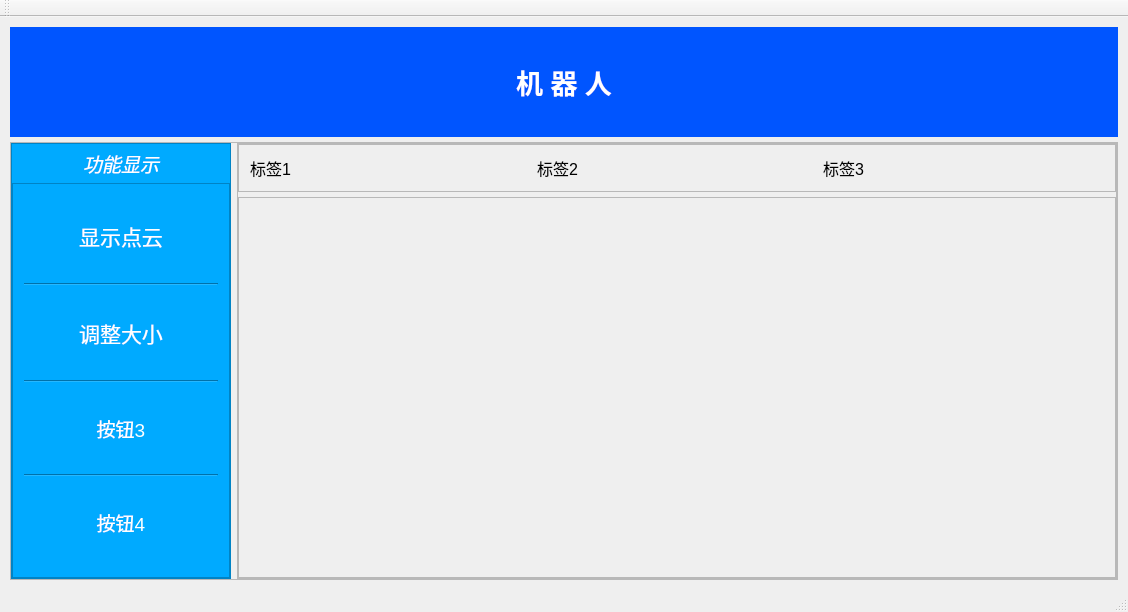
<?xml version="1.0" encoding="UTF-8"?>
<ui version="4.0">
 <class>QtGuiApplication1Class</class>
 <widget class="QMainWindow" name="QtGuiApplication1Class">
  <property name="geometry">
   <rect>
    <x>0</x>
    <y>0</y>
    <width>1128</width>
    <height>612</height>
   </rect>
  </property>
  <property name="windowTitle">
   <string>QtGuiApplication1</string>
  </property>
  <widget class="QWidget" name="centralWidget">
   <layout class="QVBoxLayout" name="verticalLayout" stretch="2,8">
    <property name="spacing">
     <number>5</number>
    </property>
    <property name="leftMargin">
     <number>10</number>
    </property>
    <property name="topMargin">
     <number>10</number>
    </property>
    <property name="rightMargin">
     <number>10</number>
    </property>
    <property name="bottomMargin">
     <number>10</number>
    </property>
    <item>
     <widget class="QLabel" name="label">
      <property name="styleSheet">
       <string notr="true">background-color: rgb(0, 85, 255);</string>
      </property>
      <property name="text">
       <string>&lt;html&gt;&lt;head/&gt;&lt;body&gt;&lt;p align=&quot;center&quot;&gt;&lt;span style=&quot; font-size:20pt; font-weight:600; color:#ffffff;&quot;&gt;机 器 人&lt;/span&gt;&lt;/p&gt;&lt;/body&gt;&lt;/html&gt;</string>
      </property>
     </widget>
    </item>
    <item>
     <widget class="QFrame" name="frame_content">
      <property name="frameShape">
       <enum>QFrame::StyledPanel</enum>
      </property>
      <property name="frameShadow">
       <enum>QFrame::Raised</enum>
      </property>
      <layout class="QHBoxLayout" name="horizontalLayout" stretch="2,8">
       <property name="leftMargin">
        <number>0</number>
       </property>
       <property name="topMargin">
        <number>0</number>
       </property>
       <property name="rightMargin">
        <number>0</number>
       </property>
       <property name="bottomMargin">
        <number>0</number>
       </property>
       <item>
        <widget class="QFrame" name="frame_button">
         <property name="styleSheet">
          <string notr="true">background-color: rgb(0, 170, 255);</string>
         </property>
         <property name="frameShape">
          <enum>QFrame::StyledPanel</enum>
         </property>
         <property name="frameShadow">
          <enum>QFrame::Raised</enum>
         </property>
         <layout class="QVBoxLayout" name="verticalLayout_2" stretch="1,10">
          <property name="spacing">
           <number>0</number>
          </property>
          <property name="leftMargin">
           <number>0</number>
          </property>
          <property name="topMargin">
           <number>0</number>
          </property>
          <property name="rightMargin">
           <number>0</number>
          </property>
          <property name="bottomMargin">
           <number>0</number>
          </property>
          <item>
           <widget class="QLabel" name="label_2">
            <property name="text">
             <string>&lt;html&gt;&lt;head/&gt;&lt;body&gt;&lt;p align=&quot;center&quot;&gt;&lt;span style=&quot; font-size:14pt; font-style:italic; color:#ffffff;&quot;&gt;功能显示&lt;/span&gt;&lt;/p&gt;&lt;/body&gt;&lt;/html&gt;</string>
            </property>
           </widget>
          </item>
          <item>
           <widget class="QFrame" name="frame_showbutton">
            <property name="frameShape">
             <enum>QFrame::StyledPanel</enum>
            </property>
            <property name="frameShadow">
             <enum>QFrame::Raised</enum>
            </property>
            <layout class="QVBoxLayout" name="verticalLayout_3">
             <item>
              <widget class="QPushButton" name="pushButton">
               <property name="font">
                <font>
                 <pointsize>16</pointsize>
                </font>
               </property>
               <property name="styleSheet">
                <string notr="true">color: rgb(255, 255, 255);</string>
               </property>
               <property name="text">
                <string>显示点云</string>
               </property>
               <property name="flat">
                <bool>true</bool>
               </property>
              </widget>
             </item>
             <item>
              <widget class="Line" name="line">
               <property name="orientation">
                <enum>Qt::Horizontal</enum>
               </property>
              </widget>
             </item>
             <item>
              <widget class="QPushButton" name="pushButton_2">
               <property name="font">
                <font>
                 <pointsize>16</pointsize>
                </font>
               </property>
               <property name="styleSheet">
                <string notr="true">color: rgb(255, 255, 255);</string>
               </property>
               <property name="text">
                <string>调整大小</string>
               </property>
               <property name="flat">
                <bool>true</bool>
               </property>
              </widget>
             </item>
             <item>
              <widget class="Line" name="line_2">
               <property name="orientation">
                <enum>Qt::Horizontal</enum>
               </property>
              </widget>
             </item>
             <item>
              <widget class="QPushButton" name="pushButton_3">
               <property name="font">
                <font>
                 <pointsize>14</pointsize>
                </font>
               </property>
               <property name="styleSheet">
                <string notr="true">color: rgb(255, 255, 255);</string>
               </property>
               <property name="text">
                <string>按钮3</string>
               </property>
               <property name="flat">
                <bool>true</bool>
               </property>
              </widget>
             </item>
             <item>
              <widget class="Line" name="line_3">
               <property name="orientation">
                <enum>Qt::Horizontal</enum>
               </property>
              </widget>
             </item>
             <item>
              <widget class="QPushButton" name="pushButton_4">
               <property name="font">
                <font>
                 <pointsize>14</pointsize>
                </font>
               </property>
               <property name="styleSheet">
                <string notr="true">color: rgb(255, 255, 255);</string>
               </property>
               <property name="text">
                <string>按钮4</string>
               </property>
               <property name="flat">
                <bool>true</bool>
               </property>
              </widget>
             </item>
            </layout>
           </widget>
          </item>
         </layout>
        </widget>
       </item>
       <item>
        <widget class="QFrame" name="frame_show">
         <property name="frameShape">
          <enum>QFrame::StyledPanel</enum>
         </property>
         <property name="frameShadow">
          <enum>QFrame::Raised</enum>
         </property>
         <layout class="QVBoxLayout" name="verticalLayout_4" stretch="1,10">
          <property name="spacing">
           <number>5</number>
          </property>
          <property name="leftMargin">
           <number>0</number>
          </property>
          <property name="topMargin">
           <number>0</number>
          </property>
          <property name="rightMargin">
           <number>0</number>
          </property>
          <property name="bottomMargin">
           <number>0</number>
          </property>
          <item>
           <widget class="QFrame" name="frame">
            <property name="frameShape">
             <enum>QFrame::StyledPanel</enum>
            </property>
            <property name="frameShadow">
             <enum>QFrame::Raised</enum>
            </property>
            <layout class="QHBoxLayout" name="horizontalLayout_2">
             <item>
              <widget class="QLabel" name="label_3">
               <property name="font">
                <font>
                 <pointsize>12</pointsize>
                </font>
               </property>
               <property name="text">
                <string>标签1</string>
               </property>
              </widget>
             </item>
             <item>
              <widget class="QLabel" name="label_4">
               <property name="font">
                <font>
                 <pointsize>12</pointsize>
                </font>
               </property>
               <property name="text">
                <string>标签2</string>
               </property>
              </widget>
             </item>
             <item>
              <widget class="QLabel" name="label_5">
               <property name="font">
                <font>
                 <pointsize>12</pointsize>
                </font>
               </property>
               <property name="text">
                <string>标签3</string>
               </property>
              </widget>
             </item>
            </layout>
           </widget>
          </item>
          <item>
           <widget class="QFrame" name="frame_showresult">
            <property name="frameShape">
             <enum>QFrame::StyledPanel</enum>
            </property>
            <property name="frameShadow">
             <enum>QFrame::Raised</enum>
            </property>
           </widget>
          </item>
         </layout>
        </widget>
       </item>
      </layout>
     </widget>
    </item>
   </layout>
  </widget>
  <widget class="QMenuBar" name="menuBar">
   <property name="geometry">
    <rect>
     <x>0</x>
     <y>0</y>
     <width>1128</width>
     <height>23</height>
    </rect>
   </property>
  </widget>
  <widget class="QToolBar" name="mainToolBar">
   <attribute name="toolBarArea">
    <enum>TopToolBarArea</enum>
   </attribute>
   <attribute name="toolBarBreak">
    <bool>false</bool>
   </attribute>
  </widget>
  <widget class="QStatusBar" name="statusBar"/>
 </widget>
 <layoutdefault spacing="6" margin="11"/>
 <resources>
  <include location="QtGuiApplication1.qrc"/>
 </resources>
 <connections>
  <connection>
   <sender>pushButton</sender>
   <signal>clicked()</signal>
   <receiver>QtGuiApplication1Class</receiver>
   <slot>showPointsClouds()</slot>
   <hints>
    <hint type="sourcelabel">
     <x>134</x>
     <y>244</y>
    </hint>
    <hint type="destinationlabel">
     <x>359</x>
     <y>589</y>
    </hint>
   </hints>
  </connection>
  <connection>
   <sender>pushButton_2</sender>
   <signal>clicked()</signal>
   <receiver>QtGuiApplication1Class</receiver>
   <slot>resizePointsClouds()</slot>
   <hints>
    <hint type="sourcelabel">
     <x>160</x>
     <y>333</y>
    </hint>
    <hint type="destinationlabel">
     <x>550</x>
     <y>585</y>
    </hint>
   </hints>
  </connection>
 </connections>
 <slots>
  <slot>showPointsClouds()</slot>
  <slot>resizePointsClouds()</slot>
 </slots>
</ui>
